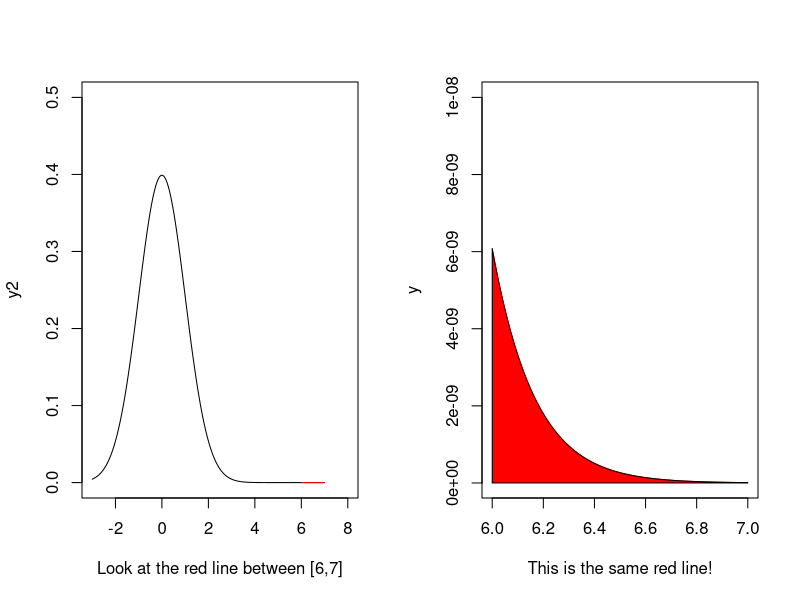

The R source for this figure:
## ---- chunk 1
knitr::opts_chunk$set(echo = TRUE)
## ---- chunk 2
x = seq(6,7,0.01)
y = dnorm(x)
x2 = seq(-3,7,0.01)
y2 = dnorm(x2)
par(mfrow=c(1,2))
plot(x2,y2,xlim=c(-3,8),ylim=c(1e-11,0.5),col='black', type='l', xlab="Look at the red line between [6,7]")
lines(x2[x2>6],y2[x2>6],xlim=c(6,8),ylim=c(1e-11,0.5),col='red', type='l')
plot(x,y,xlim=c(6,7),ylim=c(1e-11,1e-8),col='red', type='l', xlab = "This is the same red line!")
polygon(c(x[x>=6], max(x), 6), c(y[x>=6], 0, 0), col="red")

## ---- chunk 3
million=1000*1000
dice = rnorm(million)
count = sum(dice[dice > 6])
cat(sprintf("Probability of 1-tailed 6 sigma event: %f", count/million))
## ---- chunk 4
count = sum(dice[dice > 1])
cat(sprintf("Probability of 1-tailed 1 sigma event: %f", count/million))
## ---- chunk 5
# Use Numeric Integration
integrate(function(x) { exp(-x^2/2)/sqrt(2*pi)} , 6, Inf)
## ---- chunk 6
# Use the CDF
1 - pnorm(6) 
## ---- chunk 7
# 1 line Importance Sampling, with Gaussian proposal
mean(sapply(rnorm(100000,6,1), function(x) { ifelse(x>6, exp((36-12*x)/2),0) }))
## ---- chunk 8
# Since densities are built into the dnorm function, p/q = dnorm(...)/dnorm(...)
# This is super-useful if you are uncomfortable with algebra. 
mean(sapply(rnorm(100000,6,1), function(x) { ifelse(x>6, dnorm(x,0,1)/dnorm(x,6,1),0) }))
## ---- chunk 9
# 1 line Importance Sampling, with Uniform proposal
mean(sapply(runif(100000,-4,16), function(x) { ifelse(x>6, 20*exp(-x^2/2)/sqrt(2*pi),0) }))
## ---- chunk 10
10*mean(sapply(runif(100000,6,16), dnorm))
## ---- chunk 11
# 6 sigma via CDF
cat(sprintf("Probability of 6-sigma event on Student-T(df=3) via CDF: %f\n", 1-pt(10.4, df=3)))

# 6 sigma via Importance Sampling from U[10.4,20.4]
cat(sprintf("Probability of 6-sigma event on Student-T(df=3) via Importance Sampling: %f\n", 
            10*mean(sapply(runif(100000,10.4,20.4), dt, df =3))))
## ---- chunk 12
# 6 sigma via Importance Sampling from U[10.4,110.4]
cat(sprintf("Probability of 6-sigma event on Student-T(df=3) via Importance Sampling: %f\n", 
            100*mean(sapply(runif(100000,10.4,110.4), dt, df =3))))
## ---- chunk 13
# 25 sigma via CDF
cat(sprintf("Probability of 25-sigma event on Student-T(df=3) via CDF: %f\n", 1-pt(43.3, df=3)))

# 25 sigma via Importance Sampling from U[43.3, 143.3]
cat(sprintf("Probability of 25-sigma event on Student-T(df=3) via Importance Sampling: %f\n", 
            100*mean(sapply(runif(100000,43.3,143.3), dt, df =3))))
